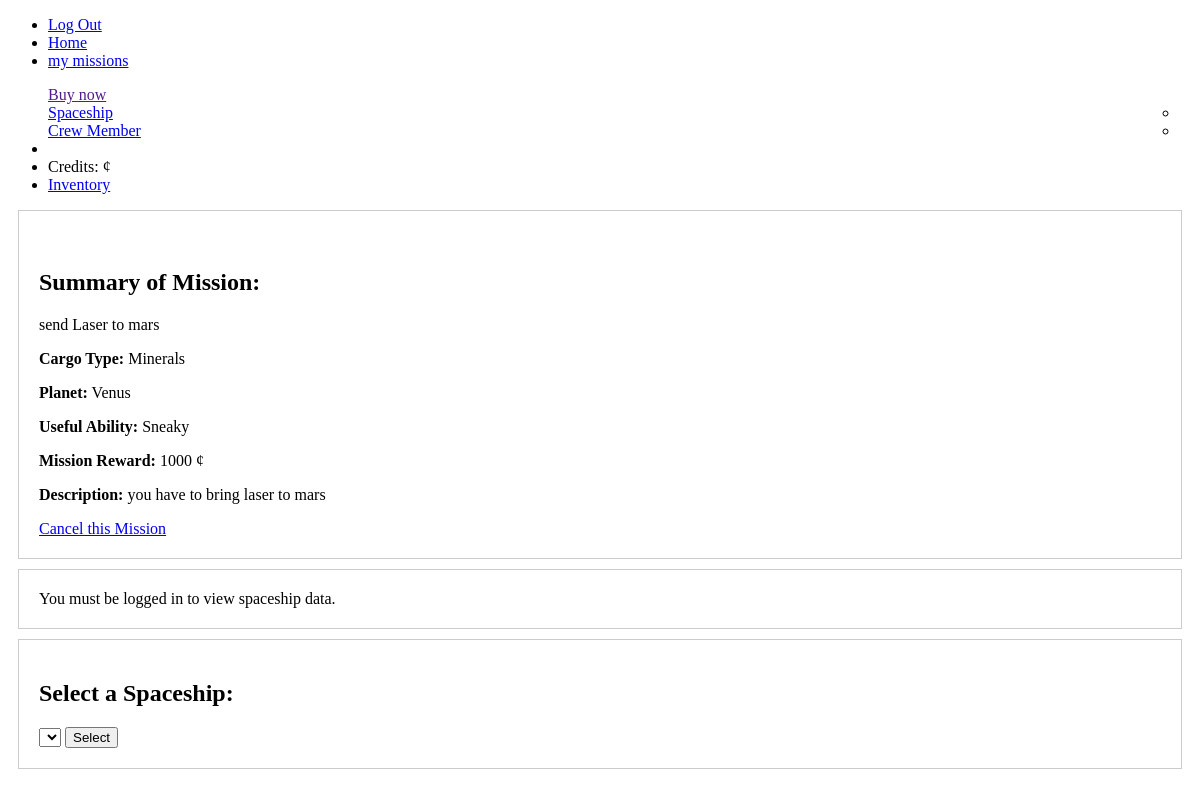
The app's page /choose_spaceship.php?id_mission=1, older data.
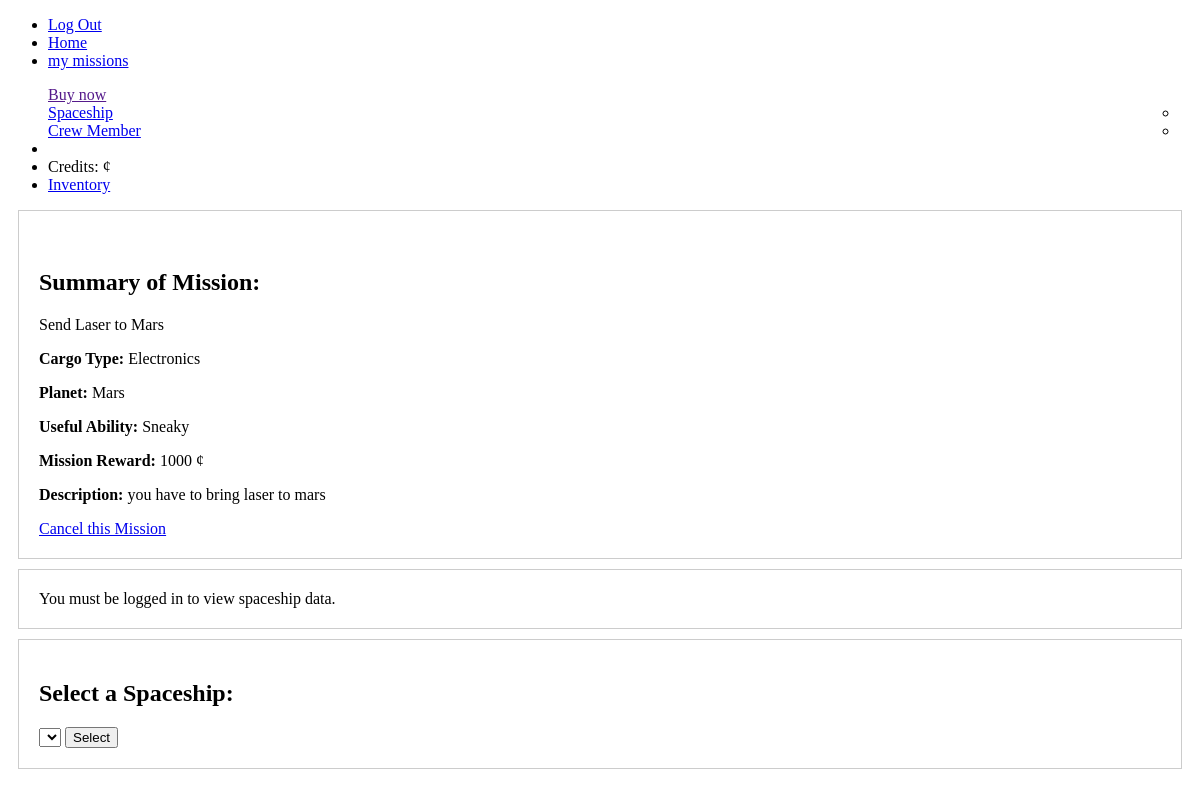
The same page, newer data.
### tables this page shows
CREATE TABLE mission (
    id_mission INT NOT NULL AUTO_INCREMENT PRIMARY KEY,
    name TEXT,
    id_cargo_type INT,
    id_planet INT,
    id_ability INT,
    id_merchant INT,
    reward INT,
    description TEXT,
    done INT DEFAULT 0,
    FOREIGN KEY (id_cargo_type) REFERENCES cargo_type(id_cargo_type),
    FOREIGN KEY (id_planet) REFERENCES planet(id_planet),
    FOREIGN KEY (id_ability) REFERENCES ability(id_ability),
    FOREIGN KEY (id_merchant) REFERENCES merchant(id_merchant)
);

CREATE TABLE cargo_type (
    id_cargo_type INT NOT NULL AUTO_INCREMENT PRIMARY KEY,
    type VARCHAR(30),
    price_by_ton INT
);

CREATE TABLE planet (
    id_planet INT NOT NULL AUTO_INCREMENT PRIMARY KEY,
    name VARCHAR(25),
    distance_from_earth INT
);

CREATE TABLE ability (
    id_ability INT NOT NULL AUTO_INCREMENT PRIMARY KEY,
    name VARCHAR(25),
    description TEXT
);

### choose_spaceship.php (the view, shortened to what this page needs)
<!DOCTYPE html>
<html>
<head>
    <link rel="stylesheet" href="https://cdn.jsdelivr.net/npm/@picocss/pico@1/css/pico.min.css">
</head>
<body>
<?php
include('header.php');
?>
<main class="container">
    <article class="grid">
        <div class="col-4">
            <br>
            <?php
            if (isset($_GET['id_mission'])) {
                $id_mission = $_GET['id_mission'];
                $query = $db->prepare("SELECT mission.name, cargo_type.type, planet.name, ability.name, reward, mission.description, planet.distance_from_earth
                                        FROM mission
                                        JOIN cargo_type ON mission.id_cargo_type = cargo_type.id_cargo_type
                                        JOIN planet ON mission.id_planet = planet.id_planet
                                        JOIN ability ON mission.id_ability = ability.id_ability
                                        WHERE id_mission = :id_mission");
                $query->bindParam(':id_mission', $id_mission, PDO::PARAM_INT);
                $query->execute();
                $mission = $query->fetch();
                if ($mission != false) {
                    echo "<h1>Summary of Mission:</h1>";
                    echo "<p>" . $mission[0] . "</p>";
                    echo "<p><strong>Cargo Type:</strong> " . $mission[1] . "</p>";
                    echo "<p><strong>Planet:</strong> " . $mission[2] . "</p>";
                    echo "<p><strong>Useful Ability:</strong> " . $mission[3] . "</p>";
                    echo "<p><strong>Mission Reward:</strong> " . $mission[4] . " ¢</p>";
                    echo "<p><strong>Description:</strong> " . $mission[5] . "</p>";
                    echo "<a href='home.php' role='button' class='btn secondary'>Cancel this Mission</a>";
                } else {
                    echo "Mission not found.";
                }
            } else {
                echo "Mission ID not provided.";
            }
            ?>
        </div>
        <div class="col-4">
            <?php
            if (isset($_SESSION['id_merchant']) && isset($_GET['id_mission'])) {
                $spaceMerchantId = $_SESSION['id_merchant'];
                $missionId = $_GET['id_mission'];
                $missionRangeQuery = $db->prepare("SELECT p.distance_from_earth
        FROM mission m
        INNER JOIN planet p ON m.id_planet = p.id_planet
        WHERE m.id_mission = :mission_id");
                $missionRangeQuery->bindParam(':mission_id', $missionId, PDO::PARAM_INT);
                $missionRangeQuery->execute();
                $dataMissionRange = $missionRangeQuery->fetch();
                $missionRange = $dataMissionRange[0];
                $NewMissionRange =
                $spaceshipsQuery = $db->prepare("SELECT DISTINCT s.name, s.crew_capacity, s.cargo_capacity_ton, s.max_travel_range_parsec, ms.level
    FROM spaceship s
    INNER JOIN merchant_spaceship ms ON s.id_spaceship = ms.id_spaceship
    INNER JOIN merchant m ON m.id_merchant = ms.id_merchant
    WHERE m.id_merchant = :id_merchant
    AND (s.max_travel_range_parsec + (s.max_travel_range_parsec * 0.1 * ms.level)) >= :mission_range");
                $spaceshipsQuery->bindParam(':id_merchant', $spaceMerchantId, PDO::PARAM_INT);
                $spaceshipsQuery->bindParam(':mission_range', $missionRange, PDO::PARAM_INT);
                $spaceshipsQuery->execute();
                $spaceships = $spaceshipsQuery->fetchAll();
                echo "<h4>Spaceships Available for the Mission</h4>";
                if (!empty($spaceships)) {
                    echo "<ul>";
                    foreach ($spaceships as $spacecraft) {
                        echo "<li><details>";
                        echo "<summary>{$spacecraft['name']}";
                        for ($i = 0; $i < $spacecraft['level']; $i++) {
                            echo " ⛤";
                        }
                        echo "</summary>";
                        echo "<ul>";
                        echo "<li><strong>Crew Capacity:</strong> {$spacecraft['crew_capacity']}</li>";
                        echo "<li><strong>Cargo Capacity:</strong> {$spacecraft['cargo_capacity_ton']} kg</li>";
                        $newRange = $spacecraft['max_travel_range_parsec'] + ($spacecraft['max_travel_range_parsec'] * 0.1 * ($spacecraft['level']));
                        echo "<li><strong>Maximum Travel Range in Parsecs:</strong> {$newRange}</li>";
                        $newPlanetRange = $mission['planet'];
                        echo "</ul>";
                        echo "</details></li>";
                    }
                    echo "</ul>";
                    echo "<a href='spaceship.php' role='button' class='btn secondary'>Buy New Spaceship</a>";
                } else {
                    echo "No spaceship found with sufficient travel range for this mission ($missionRange parsec).";
                    echo "<br>";
                    echo "<a href='spaceship.php' role='button' class='btn primary'>Buy One</a>";
                }
            } else {
                echo "You must be logged in to view spaceship data.";
            }
            ?>
        </div>
        <div class="col-4">
            <form method="post" action="choose_crew_members.php" onsubmit="return validateSpaceshipSelection();">
                <h1><label for="selected_spaceship">Select a Spaceship:</label></h1>
                <select name="selected_spaceship" id="selected_spaceship">
                </select>
                <input type="submit" value="Select">
            </form>
        </div>
    </article>
</main>
</body>
</html>

### header.php (shortened to what this page needs)
<?php
$id_merchant = $_SESSION['id_merchant'];
$db = new PDO("mysql:host=localhost; dbname=space_merchant; charset=utf8", "sa", "rasta");
$req = $db->prepare("SELECT first_name, last_name, intergalactic_credits, id_merchant FROM merchant WHERE id_merchant = :id_merchant");
$req->bindParam(':id_merchant', $id_merchant, PDO::PARAM_STR);
$req->execute();
$data = $req->fetch();
$first_name = $data[0];
$last_name = $data[1];
$intergalactic_credits = $data[2];
?>
<nav>
    <ul>
        <li><a href="connect_to_account.php" role="btn" class="btn secondary">Log Out</a></li>
        <li><a href="home.php" role="btn" class="btn secondary">Home</a></li>
        <li><a href="my_missions.php" role="btn" class="btn secondary">my missions</a></li>
    </ul>
    <ul><li role="list" dir="rtl">
            <a href="" aria-haspopup="listbox">Buy now</a>
            <ul role="listbox">
                <li><a href="spaceship.php">Spaceship</a></li>
                <li><a href="recruit_crew.php">Crew Member</a></li>
            </ul>
        </li>
        <li><?php echo $first_name, " ", $last_name; ?></li>
        <li><?php echo "Credits: $intergalactic_credits ¢"; ?></li>
        <li><a href="inventory.php?id_merchant=<?php echo $id_merchant; ?>" role="btn" class="btn secondary">Inventory</a></li>
    </ul>
</nav>

### choose_spaceship.php (style rules this page uses)
.col-4 { border: 1px solid #ccc; padding: 20px; margin: 10px; }

Row changes from the older to the newer data that the page shows:
changed mission "you have to bring laser to mars": name "send Laser to mars" → "Send Laser to Mars"; id_cargo_type.type "Minerals" → "Electronics"; id_planet.name "Venus" → "Mars"
